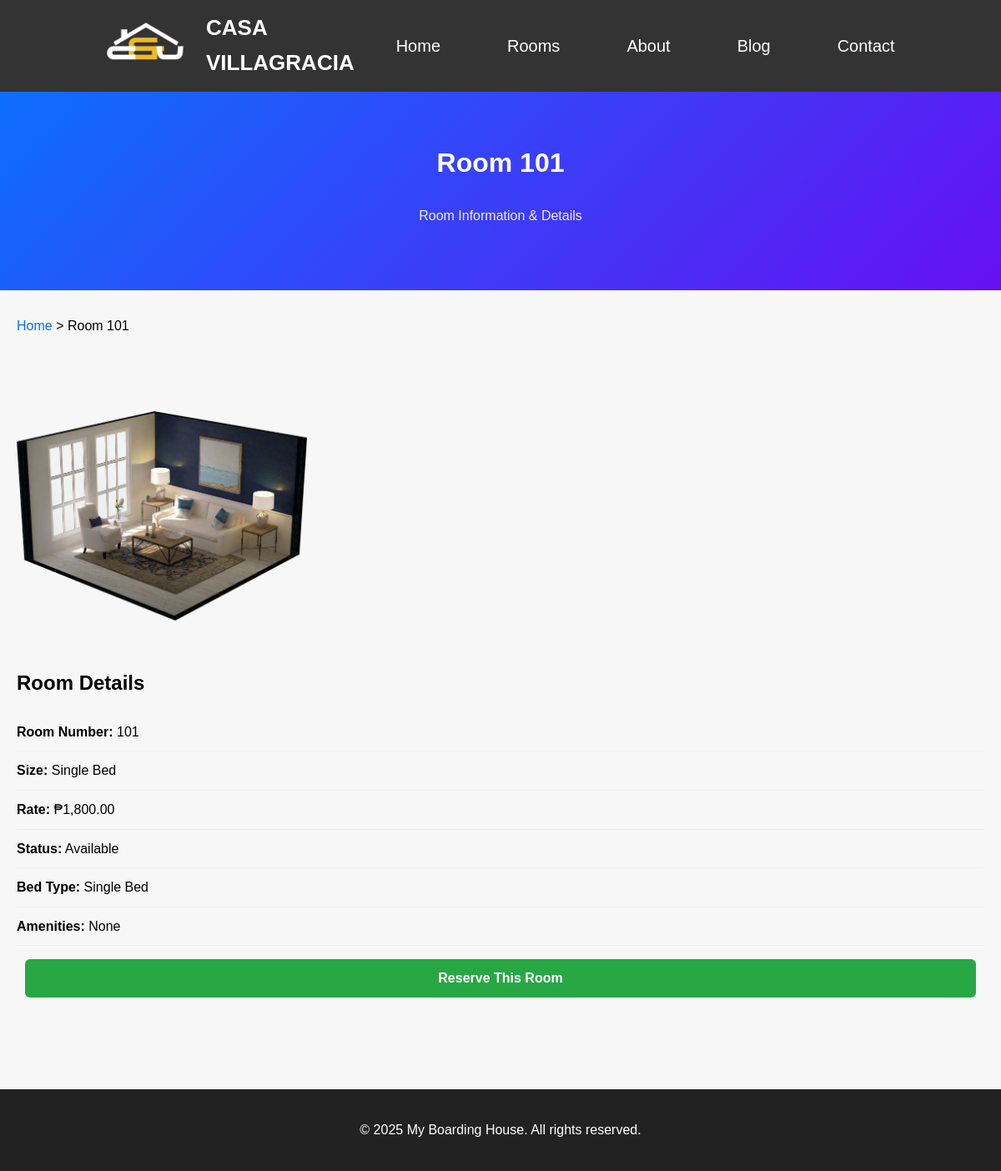
Screenshot of /room.php?id=1 with the database file from the repository.
### tables this page shows
CREATE TABLE room (
    room_id INT AUTO_INCREMENT PRIMARY KEY,
    room_number VARCHAR(20) NOT NULL UNIQUE,
    room_size VARCHAR(50),
    room_rate DECIMAL(10,2) NOT NULL,
    rstat_id INT NOT NULL,
    FOREIGN KEY (rstat_id) REFERENCES room_status(rstat_id) ON UPDATE CASCADE,
    INDEX (room_rate)
);

CREATE TABLE room_status (
    rstat_id INT AUTO_INCREMENT PRIMARY KEY,
    rstat_desc VARCHAR(50) NOT NULL UNIQUE
);

### public/room.php (the view, shortened to what this page needs)
<?php
require_once __DIR__ . '/../includes/header.php';
require_once __DIR__ . '/../includes/db.php';
$id = $_GET['id'] ?? null;
$stmt = $pdo->prepare("
    SELECT r.*, rs.rstat_desc,
    GROUP_CONCAT(a.amen_name SEPARATOR ', ') AS amenities
    FROM room r
    LEFT JOIN room_status rs ON r.rstat_id = rs.rstat_id
    LEFT JOIN roomamenities ra ON r.room_id = ra.room_id
    LEFT JOIN amenities a ON ra.amen_id = a.amen_id
    WHERE r.room_id = ?
    GROUP BY r.room_id
");
$stmt->execute([$id]);
$room = $stmt->fetch();
?>
<div class="page-header default-template-gradient">
    <div class="container">
        <h2 class="page-title">Room <?= htmlspecialchars($room['room_number']) ?></h2>
        <p class="page-description">Room Information & Details</p>
    </div>
</div>
<div class="breadcrumbs-area">
    <div class="container">
        <div class="breadcrumbs">
            <span class="first-item"><a href="index.php">Home</a></span>
            <span class="separator">></span>
            <span class="last-item">Room <?= htmlspecialchars($room['room_number']) ?></span>
        </div>
    </div>
</div>
<div class="details-area">
    <div class="container">
        <div class="gallery-header">
            <img src="./assets/images/Room.png"
                 onerror="this.src='./assets/images/Room.png';"
                 alt="Room <?= htmlspecialchars($room['room_number']) ?>"
                 class="main-image">
        </div>
        <div class="details-content">
            <h3 class="title">Room Details</h3>
            <ul class="details-list">
                <li><span>Room Number:</span> <?= htmlspecialchars($room['room_number']) ?></li>
                <li><span>Size:</span> <?= htmlspecialchars($room['room_size']) ?></li>
                <li><span>Rate:</span> ₱<?= number_format($room['room_rate'], 2) ?></li>
                <li><span>Status:</span> <?= htmlspecialchars($room['rstat_desc']) ?></li>
                <li><span>Bed Type:</span> <?= htmlspecialchars($room['bed_type'] ?? "Single Bed") ?></li>
                <li><span>Amenities:</span> <?= htmlspecialchars($room['amenities'] ?: "None") ?></li>
            </ul>
            <a href="reservation.php?room_id=<?= $room['room_id'] ?>"
               class="reserve-btn">
               Reserve This Room
            </a>
        </div>
    </div>
</div>
<?php require_once __DIR__ . '/../includes/footer.php'; ?>

### public/assets/css/style.css (style rules this page uses)
body { margin: 0; line-height: 1.6; padding: 0; font-family: Arial, sans-serif; background: #f7f7f7; }
.container { max-width: 1200px; margin: 0 auto; padding: 20px; }
h1, h2 { margin-top: 0; }

### public/assets/css/rooms.css (style rules this page uses)
.page-title { font-size: 2.2rem; margin-bottom: 25px; }
.room-btn, .reserve-btn { display: block; margin: 10px; padding: 10px 0; border-radius: 6px; text-align: center; text-decoration: none; font-weight: bold; }
.reserve-btn { background: #28a745; color: white; }

### public/assets/css/room.css (style rules this page uses)
.page-header { padding: 40px 0; text-align: center; color: #fff; background: linear-gradient(135deg, #0d6efd, #6610f2); }
.page-title { font-size: 32px; font-weight: bold; }
.page-description { font-size: 16px; opacity: 0.9; }
.breadcrumbs-area { background: #f7f7f7; padding: 10px 0; }
.breadcrumbs a { color: #0d6efd; text-decoration: none; }
.details-area { padding: 40px 0; }
.main-image { width: 30%; border-radius: 10px; margin-bottom: 25px; }
.details-content .title { font-size: 24px; margin-bottom: 15px; }
.details-list { list-style: none; padding: 0; }
.details-list li { padding: 10px 0; font-size: 16px; border-bottom: 1px solid #eee; }
.details-list span { font-weight: bold; }

### rows the page displays
room: room_number "101", room_size "Single Bed", room_rate "1,800.00", rstat.rstat_desc "Available"

### other values shown
$room['bed_type'] "Single Bed"
$room['amenities'] ?: "None" "None"
